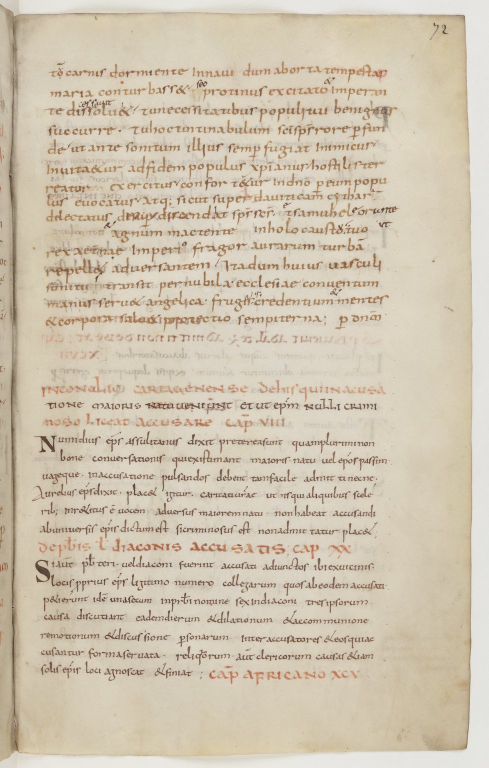
#> input picture uploads/image.png, 977 x 1536 px (shown at 1/2 size); its folder holds only this picture in this run
$ python -i feature_extractor.py   (imports and definitions only)
#> lines starting #> are read from the running program, lines starting #| are printed output that depends on the picture; after the words box and inside, x2 and y2 are one past the last pixel; in counts of white or black regions, pixels touching at a corner belong together
# feature_extractor.py
"""
Line embeddings for scribe detection (fixed-dim):
- Central-band crop (focus on x-height)
- LBP (texture) -> length = P+2 (default 10)
- HOG (orientation histogram aggregated over blocks) -> length = orientations (default 9)
- Optional color stats on ink (Hue circular mean/var, Value mean/std) -> length = 5

Final embedding is [w_lbp*LBP || w_hog*HOG || w_color*COLOR] then global L2-normalized.
"""

from __future__ import annotations
import numpy as np
import cv2
from typing import Tuple, Optional
from skimage.feature import local_binary_pattern, hog

# -------------------------------
# Basic helpers
# -------------------------------

def _to_gray(img: np.ndarray) -> np.ndarray:
    if img.ndim == 3:
        return cv2.cvtColor(img, cv2.COLOR_BGR2GRAY)
    return img

def _resize_keep_aspect(img: np.ndarray, target_h: int = 128) -> np.ndarray:
    h, w = img.shape[:2]
    if h == target_h:
        return img
    scale = float(target_h) / max(h, 1)
    new_w = max(int(round(w * scale)), 1)
    return cv2.resize(img, (new_w, target_h),
                      interpolation=cv2.INTER_AREA if scale < 1.0 else cv2.INTER_CUBIC)

def _l1_normalize(v: np.ndarray, eps: float = 1e-8) -> np.ndarray:
    s = float(np.sum(np.abs(v))) + eps
    return (v / s).astype(np.float32)

def _l2_normalize(v: np.ndarray, eps: float = 1e-12) -> np.ndarray:
    n = float(np.linalg.norm(v) + eps)
    return (v / n).astype(np.float32)

def _moving_sum(y: np.ndarray, win: int) -> np.ndarray:
    if win <= 1:
        return y.copy()
    pad = win // 2
    yp = np.pad(y, (pad, pad), mode="reflect")
    k = np.ones(win, dtype=np.float64)
    return np.convolve(yp, k, mode="valid")

# -------------------------------
# Central-band cropping
# -------------------------------

def central_band_coords(
    gray_line: np.ndarray,
    frac: float = 0.6,
    pad: int = 2,
    method: str = "maxsum",
    min_band_px: int = 12
) -> Tuple[int, int]:
    g = _to_gray(gray_line)
    H, _ = g.shape[:2]
    if H == 0:
        return 0, 0
    if frac is None or not (0.0 < frac <= 1.01):
        return 0, H

    band = int(round(max(min_band_px, frac * H)))
    band = min(band, H)

    if band >= H or method != "maxsum":
        center = H // 2
        top = max(0, center - band // 2)
        bot = min(H, top + band)
    else:
        ink = (255.0 - g.astype(np.float64))
        row_profile = ink.mean(axis=1)
        s = _moving_sum(row_profile, max(1, band))
        top = int(np.argmax(s))
        top = max(0, min(top, H - band))
        bot = top + band

    top = max(0, top - pad)
    bot = min(H, bot + pad)
    return top, bot

# [5 lines left out: function central_band_crop, not called in this run]

# -------------------------------
# LBP (fixed length = P+2)
# -------------------------------

def lbp_hist(img: np.ndarray, P: int = 8, R: int = 1, method: str = "uniform") -> np.ndarray:
    g = _to_gray(img)
    lbp = local_binary_pattern(g, P=P, R=R, method=method)
    bins = P + 2  # 'uniform' pattern count
    hist, _ = np.histogram(lbp.ravel(), bins=bins, range=(0, bins), density=False)
    return _l1_normalize(hist.astype(np.float32))

# -------------------------------
# HOG (fixed length = orientations)
# -------------------------------

def _hog_orient_hist(
    g: np.ndarray,
    orientations: int = 9,
    pixels_per_cell: Tuple[int, int] = (16, 16),
    cells_per_block: Tuple[int, int] = (2, 2),
    transform_sqrt: bool = True,
    block_norm: str = "L2-Hys",
) -> np.ndarray:
    """
    Compute HOG with feature_vector=False and aggregate across all blocks/cells,
    returning a single orientation histogram of length = orientations.
    This makes the feature dimension independent of image width/height.
    """
    H, W = g.shape[:2]
    if H == 0 or W == 0:
        return np.zeros((orientations,), dtype=np.float32)

    ppc_options = [(16, 16), (12, 12), (8, 8)]
    for ppc in ppc_options:
        try:
            feat = hog(
                g,
                orientations=orientations,
                pixels_per_cell=ppc,
                cells_per_block=cells_per_block,
                transform_sqrt=transform_sqrt,
                block_norm=block_norm,
                feature_vector=False,  # crucial
            )
            # skimage returns shape (n_blocks_row, n_blocks_col, cb_r, cb_c, orientations)
            if feat.ndim == 5 and feat.shape[-1] == orientations:
                orient_hist = feat.sum(axis=(0, 1, 2, 3))
            elif feat.ndim == 3 and feat.shape[-1] == orientations:
                orient_hist = feat.sum(axis=(0, 1))
            else:
                # Fallback: flatten then fold into orientations bins
                flat = feat.ravel().astype(np.float32)
                k = flat.size // orientations
                if k > 0:
                    orient_hist = flat[:k*orientations].reshape(-1, orientations).sum(axis=0)
                else:
                    orient_hist = np.zeros((orientations,), dtype=np.float32)
            # L2 normalize the orientation histogram
            return _l2_normalize(orient_hist.astype(np.float32))
        except Exception:
            continue

    # Last resort: zero vector
    return np.zeros((orientations,), dtype=np.float32)

def hog_hist(
    img: np.ndarray,
    orientations: int = 9,
    pixels_per_cell: Tuple[int, int] = (16, 16),
    cells_per_block: Tuple[int, int] = (2, 2),
    transform_sqrt: bool = True,
    block_norm: str = "L2-Hys",
) -> np.ndarray:
    g = _to_gray(img)
    return _hog_orient_hist(
        g,
        orientations=orientations,
        pixels_per_cell=pixels_per_cell,
        cells_per_block=cells_per_block,
        transform_sqrt=transform_sqrt,
        block_norm=block_norm,
    )

# -------------------------------
# Color features on ink (length = 5)
# -------------------------------

def _ink_mask_from_gray(g: np.ndarray) -> np.ndarray:
    if g.size == 0:
        return np.zeros_like(g, dtype=bool)
    _, bw = cv2.threshold(g, 0, 255, cv2.THRESH_BINARY + cv2.THRESH_OTSU)
    ink = (bw == 0)
    ink = cv2.morphologyEx(ink.astype(np.uint8), cv2.MORPH_OPEN,
                           cv2.getStructuringElement(cv2.MORPH_RECT, (3, 3))).astype(bool)
    return ink

def color_stats_hv(color_band: np.ndarray, gray_band: np.ndarray) -> np.ndarray:
    H, W = gray_band.shape[:2]
    if gray_band.size == 0:
        return np.zeros((5,), dtype=np.float32)
    if color_band is None or color_band.ndim != 3 or color_band.shape[2] != 3:
        v = (gray_band.astype(np.float32) / 255.0).ravel()
        v_mean = float(v.mean()) if v.size else 0.0
        v_std = float(v.std()) if v.size else 0.0
        return np.array([0.0, 0.0, 0.0, v_mean, v_std], dtype=np.float32)

    hsv = cv2.cvtColor(color_band, cv2.COLOR_BGR2HSV)
    h = hsv[..., 0].astype(np.float32) * (2.0 * np.pi / 180.0)
    v = hsv[..., 2].astype(np.float32) / 255.0

    ink = _ink_mask_from_gray(gray_band)
    if np.count_nonzero(ink) < 20:
        ink = np.ones_like(ink, dtype=bool)

    h_sel = h[ink]; v_sel = v[ink]
    c_mean = float(np.cos(h_sel).mean()) if h_sel.size else 0.0
    s_mean = float(np.sin(h_sel).mean()) if h_sel.size else 0.0
    R = float(np.hypot(c_mean, s_mean))
    h_var = 1.0 - R
    v_mean = float(v_sel.mean()) if v_sel.size else 0.0
    v_std = float(v_sel.std()) if v_sel.size else 0.0
    return np.array([c_mean, s_mean, h_var, v_mean, v_std], dtype=np.float32)

# -------------------------------
# Line embedding (fixed-dim)
# -------------------------------

def line_embedding(
    line_img: np.ndarray,
    central_band_frac: Optional[float] = 0.6,
    central_band_pad: int = 2,
    resize_height: int = 128,
    use_color: bool = True,
    w_lbp: float = 1.0,
    w_hog: float = 1.0,
    w_color: float = 0.5,
    lbp_P: int = 8,
    lbp_R: int = 1,
    hog_orientations: int = 9,
    hog_pixels_per_cell: Tuple[int, int] = (16, 16),
    hog_cells_per_block: Tuple[int, int] = (2, 2),
) -> np.ndarray:
    # Central band (same for gray & color)
    gray_full = _to_gray(line_img)
    H, W = gray_full.shape[:2]
    if central_band_frac is not None and 0.0 < central_band_frac <= 1.01 and H > 0 and W > 0:
        top, bot = central_band_coords(gray_full, frac=central_band_frac,
                                       pad=central_band_pad, method="maxsum", min_band_px=12)
    else:
        top, bot = 0, H

    gray_band = gray_full[top:bot, :]
    color_band = line_img[top:bot, :] if (line_img.ndim == 3 and line_img.shape[2] == 3) else None

    # Normalize scale
    g = _resize_keep_aspect(gray_band, target_h=resize_height)

    # Fixed-dim features
    lbp_vec = lbp_hist(g, P=lbp_P, R=lbp_R)  # length = P+2
    hog_vec = hog_hist(
        g,
        orientations=hog_orientations,
        pixels_per_cell=hog_pixels_per_cell,
        cells_per_block=hog_cells_per_block,
    )  # length = orientations

    parts = []
    if w_lbp != 0.0: parts.append((lbp_vec, float(w_lbp)))
    if w_hog != 0.0: parts.append((hog_vec, float(w_hog)))

    if use_color:
        color_feat = color_stats_hv(color_band if color_band is not None else gray_band, gray_band)
        color_feat = _l2_normalize(color_feat)
        if w_color != 0.0:
            parts.append((color_feat, float(w_color)))

    if not parts:
        return np.zeros((1,), dtype=np.float32)

    vecs = [v * w for (v, w) in parts]
    emb = np.concatenate(vecs).astype(np.float32)
    return _l2_normalize(emb)

__all__ = [
    "line_embedding",
    "lbp_hist",
    "hog_hist",
    "central_band_crop",
    "central_band_coords",
    "color_stats_hv",
]

>>> import cv2
>>> picture = cv2.imread('uploads/image.png')
#> picture is the input picture: shape (1536, 977, 3); mean B, G, R 176.2, 196.2, 207.8
>>> result = line_embedding(picture)
#> in central_band_coords, `ink = (255.0 - g.astype(np.float64))`:
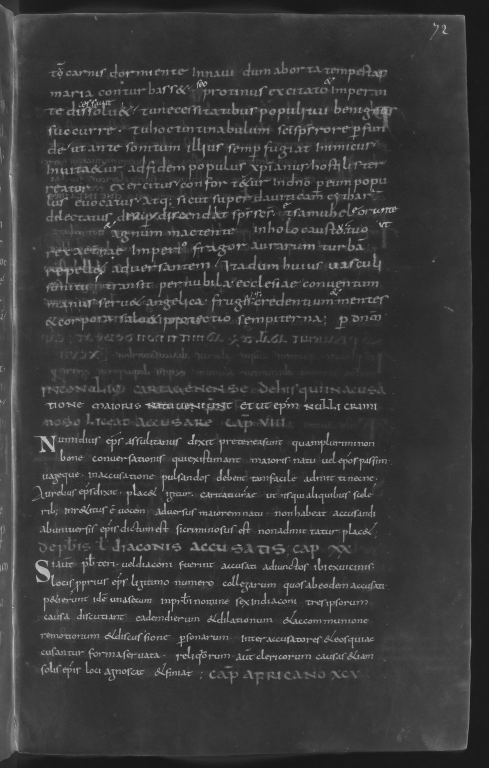
#> ink: shape (1536, 977) float64 (shown at 1/2 size); min 18, max 248, mean 57.6
#> in central_band_coords, `row_profile = ink.mean(axis=1)`: row_profile = 1536 values, max 85.62 at index 1132, min 25.39 at index 1535, mean 57.6
#> in _moving_sum, `yp = np.pad(y, (pad, pad), mode="reflect")`: yp = 2458 values, max 85.62 at index 1593, min 25.39 at index 1996, mean 57.62
#> in central_band_coords, `s = _moving_sum(row_profile, max(1, band))`: s = 1537 values, max 54635.2 at index 888, min 50911 at index 341, mean 53128.7
#> in central_band_coords, `top = int(np.argmax(s))`: top = 888
#> in central_band_coords, `top = max(0, min(top, H - band))`: top = 614
#> in central_band_coords, `bot = top + band`: bot = 1536
#> in central_band_coords, `top = max(0, top - pad)`: top = 612
#> in line_embedding, `top, bot = central_band_coords(gray_full, frac=central_band_frac, pad=..`: bot = 1536
#> in line_embedding, `color_band = line_img[top:bot, :] if (line_img.ndim == 3 and line_img...`:
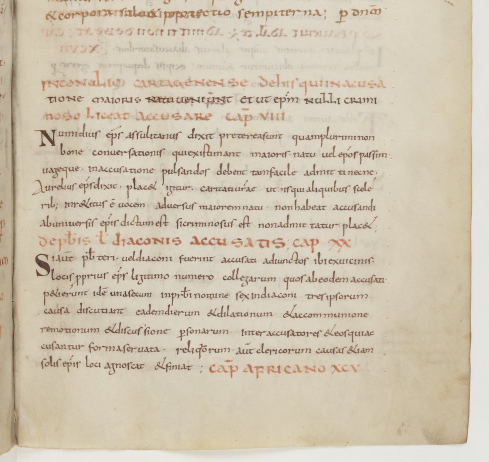
#> color_band: shape (924, 977, 3) (shown at 1/2 size); mean B, G, R 176.2, 195.9, 207.2
#> in lbp_hist, `lbp = local_binary_pattern(g, P=P, R=R, method=method)`:
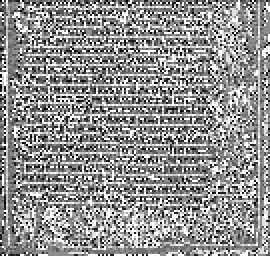
#> lbp: shape (128, 135) float64 (shown 2 times larger); min 0, max 9, mean 5.15; drawn with min black and max white
#> in lbp_hist, `hist, _ = np.histogram(lbp.ravel(), bins=bins, range=(0, bins), densit..`: hist = [573, 1415, 724, 2272, 2251, 3024, 1041, 1574, 1690, 2716]
#> in _l1_normalize, `s = float(np.sum(np.abs(v))) + eps`: s = 17280
#> in line_embedding, `lbp_vec = lbp_hist(g, P=lbp_P, R=lbp_R)`: lbp_vec = [0.0332, 0.0819, 0.0419, 0.131, 0.13, 0.175, 0.0602, 0.0911, 0.0978, 0.157]
#> the loop in _hog_orient_hist, `for ppc in ppc_options:` made 1 pass
#> n in _l2_normalize on pass 1: 90.37
#> in line_embedding, `hog_vec = hog_hist( g, orientations=hog_orientations, pixels_per_cell=..`: hog_vec = [0.238, 0.143, 0.198, 0.436, 0.673, 0.38, 0.204, 0.137, 0.189]
#> in color_stats_hv, `h = hsv[..., 0].astype(np.float32) * (2.0 * np.pi / 180.0)`:
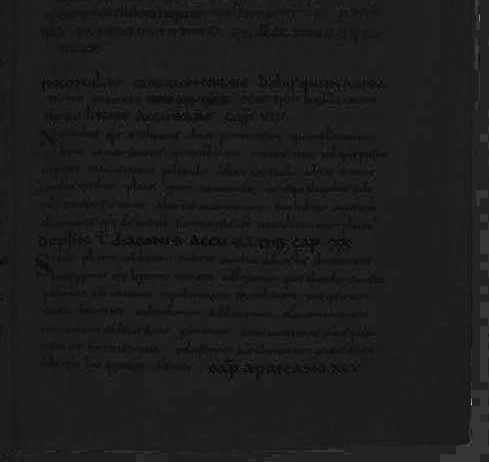
#> h: shape (924, 977) float32 (shown at 1/2 size); min 0, max 6.04, mean 0.69; drawn with min black and max white
#> in color_stats_hv, `v = hsv[..., 2].astype(np.float32) / 255.0`:
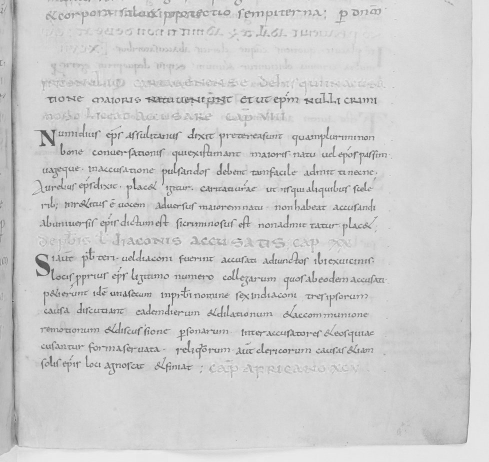
#> v: shape (924, 977) float32 (shown at 1/2 size); min 0.0784, max 0.98, mean 0.813
#> in _ink_mask_from_gray, `_, bw = cv2.threshold(g, 0, 255, cv2.THRESH_BINARY + cv2.THRESH_OTSU)`:
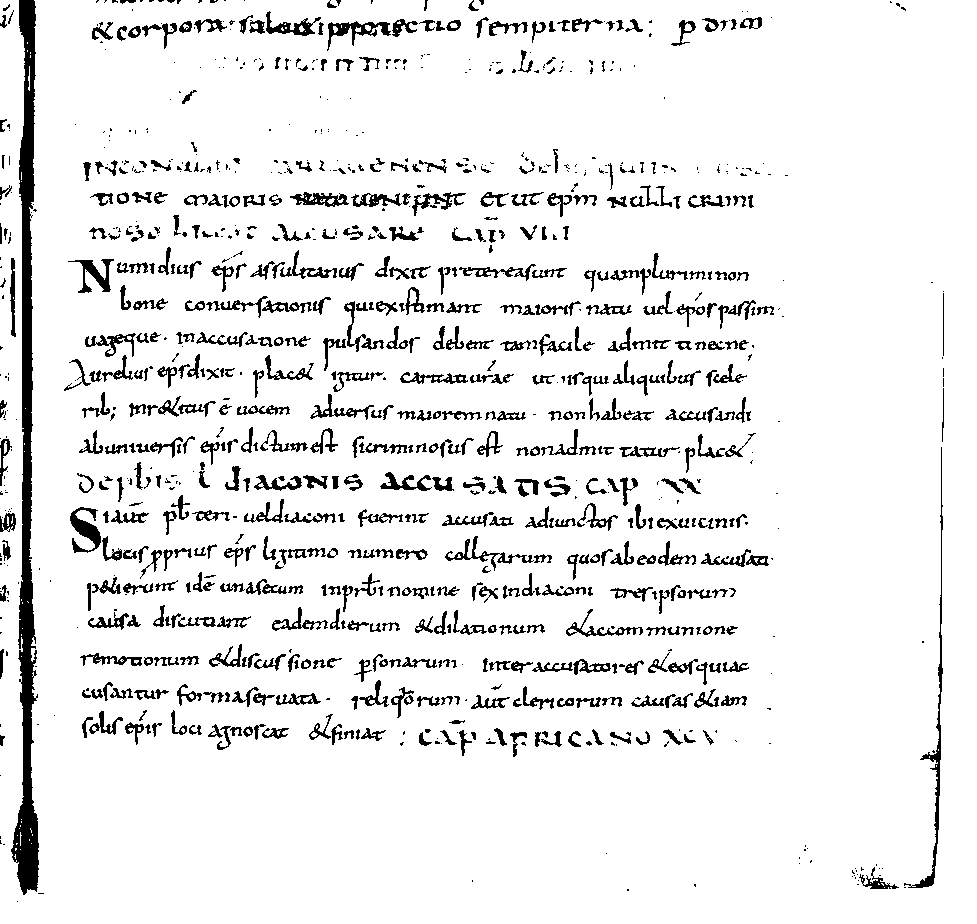
#> bw: shape (924, 977); 92% white; 1019 black regions (415 under 20 px), largest, box (x1, y1, x2, y2) and area: (11, 0, 39, 895) 10388, (904, 447, 943, 888) 1220, (70, 507, 101, 553) 676
#> in _ink_mask_from_gray, `ink = cv2.morphologyEx(ink.astype(np.uint8), cv2.MORPH_OPEN, cv2.getSt..`:
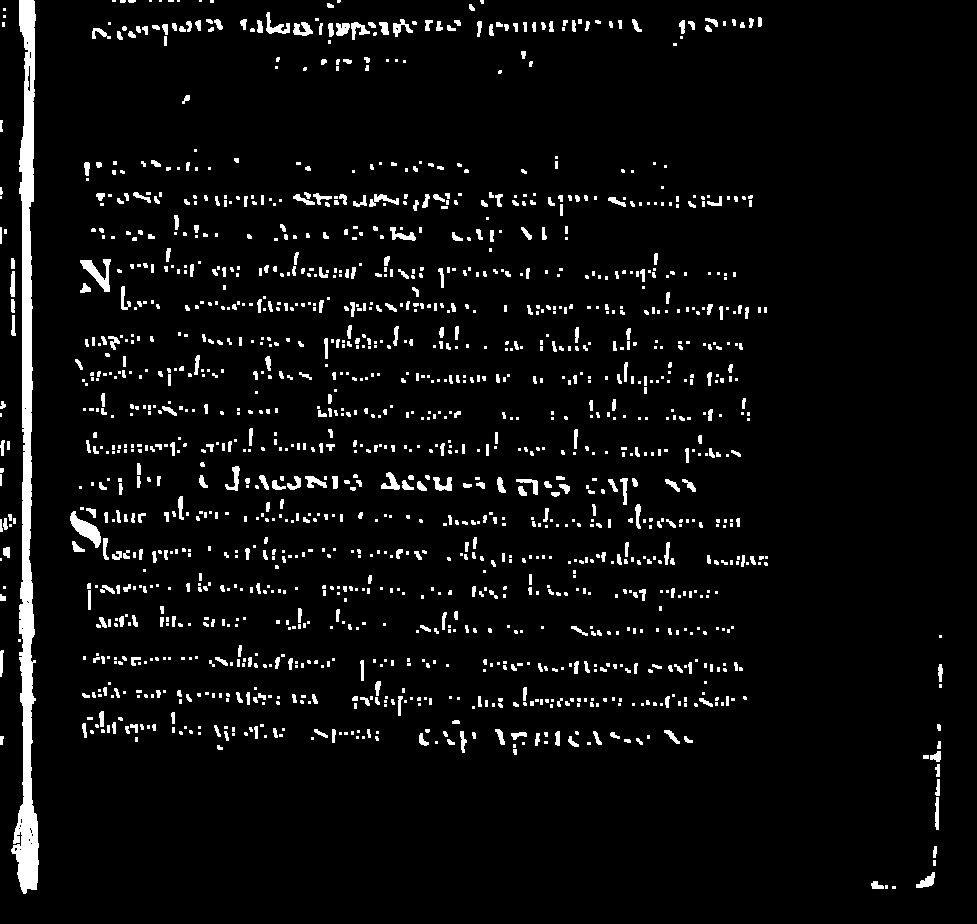
#> ink: shape (924, 977) bool; 5% white; 1505 white regions (935 under 20 px), largest, box (x1, y1, x2, y2) and area: (11, 0, 39, 894) 10086, (70, 511, 101, 548) 476, (80, 259, 111, 292) 412
#> in color_stats_hv, `c_mean = float(np.cos(h_sel).mean()) if h_sel.size else 0.0`: c_mean = 0.868
#> in color_stats_hv, `s_mean = float(np.sin(h_sel).mean()) if h_sel.size else 0.0`: s_mean = 0.487
#> in color_stats_hv, `R = float(np.hypot(c_mean, s_mean))`: R = 0.995
#> in color_stats_hv, `h_var = 1.0 - R`: h_var = 0.00506
#> in color_stats_hv, `v_mean = float(v_sel.mean()) if v_sel.size else 0.0`: v_mean = 0.567
#> in color_stats_hv, `v_std = float(v_sel.std()) if v_sel.size else 0.0`: v_std = 0.113
#> in line_embedding, `color_feat = color_stats_hv(color_band if color_band is not None else ..`: color_feat = [0.868, 0.487, 0.00506, 0.567, 0.113]
#> in line_embedding, `color_feat = _l2_normalize(color_feat)`: color_feat = [0.754, 0.423, 0.0044, 0.493, 0.0982]
#> in line_embedding, `vecs = [v * w for (v, w) in parts]`: vecs = [[0.0332, 0.0819, 0.0419, 0.131, 0.13, 0.175, 0.0602, 0.0911, 0.0978, 0.157], [0.238, 0.143, 0.198, 0.436, 0.673, 0.38, 0.204, 0.137, 0.189], [0.377, 0.212, 0.0022, 0.246, 0.0491]]
#> in line_embedding, `emb = np.concatenate(vecs).astype(np.float32)`: emb = 24 values, max 0.673 at index 14, min 0.0022 at index 21, mean 0.187
#> result = 24 values, max 0.575 at index 14, min 0.00188 at index 21, mean 0.16
